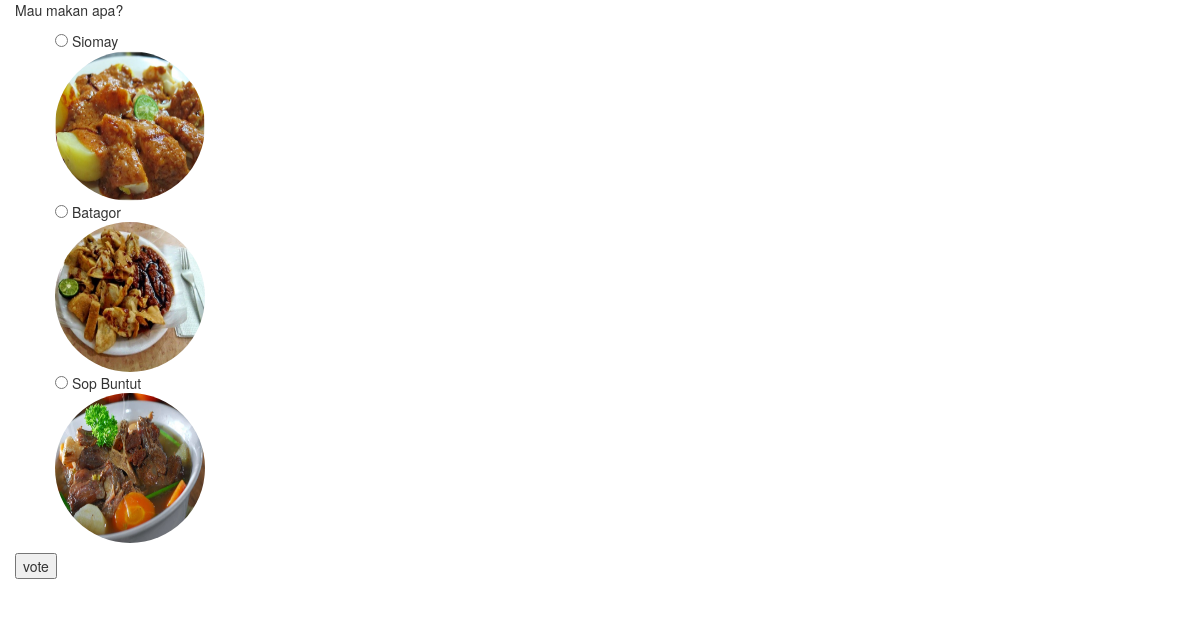
/poll/2/, run on the app's committed database.
### poll/models.py (models this page shows, shortened)
class Question(models.Model):
    question_text = models.CharField(max_length=200)
    pub_date = models.DateTimeField('date published')

class Choice(models.Model):
    question = models.ForeignKey(Question, on_delete=models.CASCADE) #on delete : kalau class question di delete, ini juga ikut ke delete
    choice_text = models.CharField(max_length=200)
    votes = models.IntegerField(default=0)
    image = models.ImageField(null=True, blank=True) #null & blank mengindikasikan kalau dia optional, kalau kosong jg gpp

### poll/views.py (the view)
# urls.py: url(r'^(?P<question_id>[0-9]+)/$', views.detail_question, name='detail_question'),
def detail_question(request, question_id):
    context = {}
    question = Question.objects.get(id=question_id)
    context['question'] = question
    return render(request, 'poll/detail_question.html', context)

### templates/poll/detail_question.html (shortened to what this page needs)
{% load staticfiles %}
<html>
  <head>
    <link href="{% static 'css/bootstrap.css' %}" rel="stylesheet">
  </head>
  <body>
    <div class="container">
      <div class="row">
        <p>{{question.question_text}}</p>
        <form action="{% url 'poll:vote' %}" method="post">
          <ul style="list-style-type: none;">
            {% for choice in question.choice_set.all %}
            <li>
              <input type="radio" name="choice" id="choice{{ forloop.counter }}" value="{{ choice.id }}"/>
              {{choice.choice_text}}
              {% if choice.image %}
                <br><img class="img-circle" src="{{choice.image.url}}" width="150" height="150">
              {% endif %}
            </li>
            {% endfor %}
          </ul>
          <input type="submit" value="vote">
        </form>
      </div>
    </div>
  </body>
</html>

### data on the page
Question: question_text "Mau makan apa?"
Choice: choice_text "Siomay", image (picture)
Choice: choice_text "Batagor", image (picture)
Choice: choice_text "Sop Buntut", image (picture)
